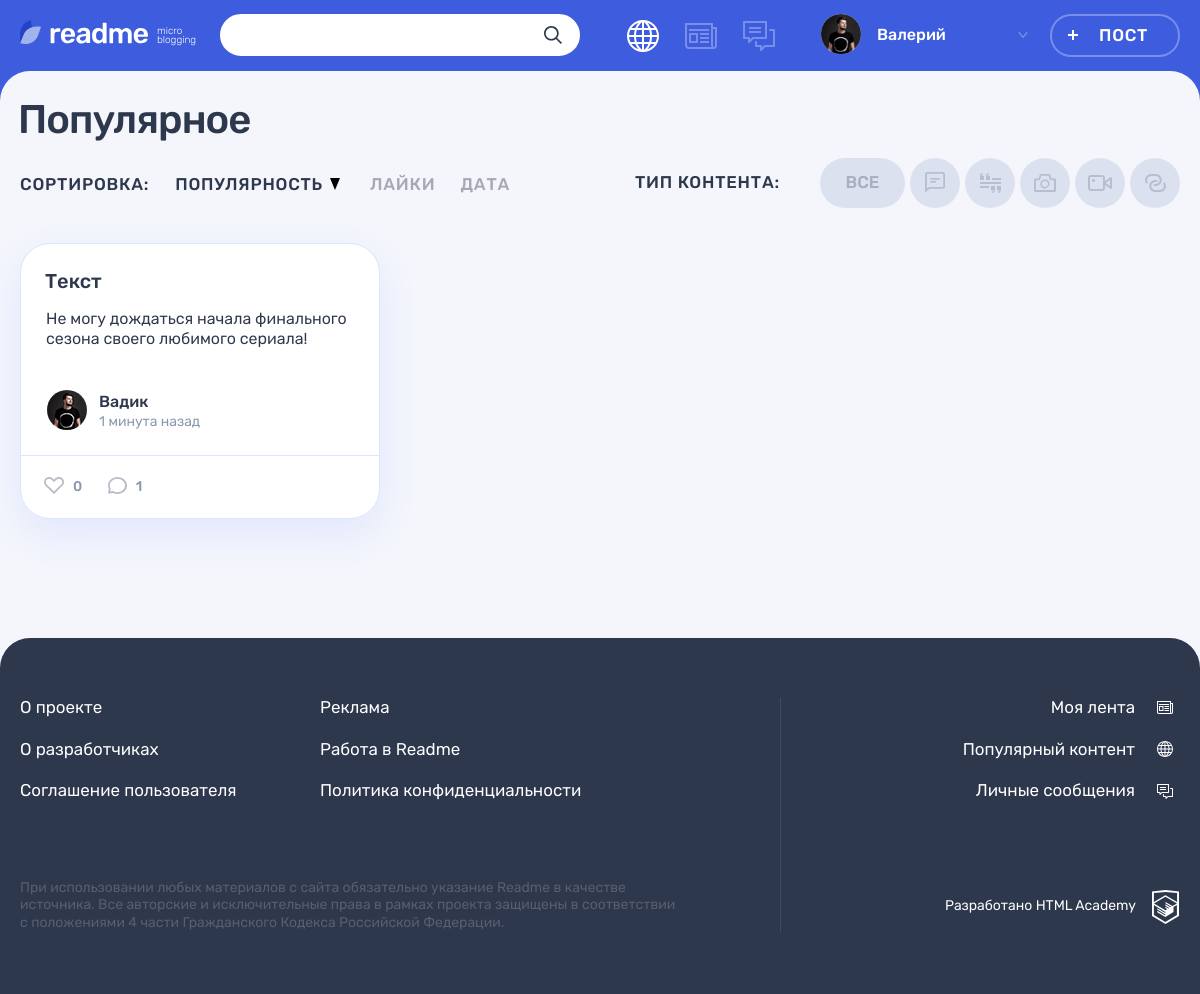
Page /?type_id=1 on the committed database.
### tables this page shows
CREATE TABLE content_types (
  id INT AUTO_INCREMENT PRIMARY KEY,
  type_name VARCHAR(255) NOT NULL UNIQUE,
  type_class VARCHAR(255) NOT NULL UNIQUE,
  icon_width INT,
  icon_height INT
);

CREATE TABLE posts (
  id INT AUTO_INCREMENT PRIMARY KEY,
  dt_add TIMESTAMP DEFAULT CURRENT_TIMESTAMP,
  user_id INT,
  content_type_id INT,
  title VARCHAR(255),
  content TEXT,
  quote_author VARCHAR(255),
  img_path VARCHAR(255),
  video_path VARCHAR(255),
  link_path VARCHAR(255),
  show_count INT
);

CREATE TABLE users (
  id INT AUTO_INCREMENT PRIMARY KEY,
  dt_add TIMESTAMP DEFAULT CURRENT_TIMESTAMP,
  email VARCHAR(128) NOT NULL UNIQUE,
  username VARCHAR(128) NOT NULL,
  password VARCHAR(64) NOT NULL,
  user_picture VARCHAR(255)
);

### helpers.php (called while the page is built, shortened)
<?php
function get_noun_plural_form(int $number, string $one, string $two, string $many): string
{
    $number = (int)$number;
    $mod10 = $number % 10;
    $mod100 = $number % 100;
    switch (true) {
        case ($mod10 === 1):
            return $one;
    }
}
function include_template($name, array $data = [])
{
    $name = 'templates/' . $name;
    extract($data);
    require $name;
    return ob_get_clean();
}
function hsc($str)
{
    return htmlspecialchars($str, ENT_QUOTES);
}
function reduce_text(string $text, int $max_symbols = 300)
{
    if (mb_strlen($text) <= $max_symbols) {
		return $text;
	}
    $words = explode(' ', $text);
    $word_counter = 0;
    $text = implode(' ', array_slice($words, 0, $word_counter));
    return $text . '...';
}
function get_date_diff_from_now(datetime $date)
{
    $date_now = date_create("now");
    $date_diff = date_diff($date_now, $date);
    $i_count = date_interval_format($date_diff, "%i");
    $h_count = date_interval_format($date_diff, "%h");
    $d_count = date_interval_format($date_diff, "%d");
    $m_count = date_interval_format($date_diff, "%m");
    $result = '';
    if ($m_count > 0) {
        $result = $m_count . ' ' . get_noun_plural_form($m_count, 'месяц', 'месяца', 'месяцев');
    } elseif ($d_count > 7) {
        $w_count =  round($d_count / 7, 0, PHP_ROUND_HALF_EVEN);
        $result = $w_count . ' ' . get_noun_plural_form($w_count, 'неделя', 'недели', 'недель');
    } elseif ($d_count <= 7 && $d_count > 0) {
        $result = $d_count . ' ' . get_noun_plural_form($d_count, 'день', 'дня', 'дней');
    } elseif ($h_count < 24 && $h_count > 0) {
        $result = $h_count . ' ' . get_noun_plural_form($h_count, 'час', 'часа', 'часов');
    } elseif ($i_count < 60) {
        $result = $i_count . ' ' . get_noun_plural_form($i_count, 'минута', 'минуты', 'минут');
    }
    return $result . ' назад';
}
function add_get_param($new_key, $new_value) {
    $params = $_GET;
    $params[$new_key] = $new_value;
    $query = http_build_query($params);
    return $url = "?" . $query;
}
function prepared_query(mysqli $db, string $sql, array $params, string $types = ""): mysqli_stmt
{
    $types = $types ?: str_repeat("s", count($params));
    $stmt = $db->prepare($sql);
    $stmt->bind_param($types, ...$params);
    $stmt->execute();
    return $stmt;
}
function select_query(mysqli $db, string $sql, array $params = [], string $types = ""): mysqli_result
{
    if (!$params) {
        return $db->query($sql);
    }
    return prepared_query($db, $sql, $params, $types)->get_result();
}

### templates/main.php (the view, shortened to what this page needs)
<section class="page__main page__main--popular">
    <div class="container">
        <h1 class="page__title page__title--popular">Популярное</h1>
    </div>
    <div class="popular container">
        <div class="popular__filters-wrapper">
            <div class="popular__sorting sorting">
                <b class="popular__sorting-caption sorting__caption">Сортировка:</b>
                <ul class="popular__sorting-list sorting__list">
                    <li class="sorting__item sorting__item--popular">
                        <a class="sorting__link sorting__link--active" href="#">
                            <span>Популярность</span>
                            <svg class="sorting__icon" width="10" height="12">
                                <use xlink:href="#icon-sort"></use>
                            </svg>
                        </a>
                    </li>
                    <li class="sorting__item">
                        <a class="sorting__link" href="#">
                            <span>Лайки</span>
                        </a>
                    </li>
                    <li class="sorting__item">
                        <a class="sorting__link" href="#">
                            <span>Дата</span>
                        </a>
                    </li>
                </ul>
            </div>
            <div class="popular__filters filters">
                <b class="popular__filters-caption filters__caption">Тип контента:</b>
                <ul class="popular__filters-list filters__list">
                    <li class="popular__filters-item popular__filters-item--all filters__item filters__item--all">
                        <a class="filters__button filters__button--ellipse filters__button--all <?= $filter_post_type_id === 0 ? 'filters__button--active' : '' ?>" href="/">
                            <span>Все</span>
                        </a>
                    </li>
                    <?php foreach ($content_types as $type): ?>
                    <li class="popular__filters-item filters__item">
                        <a class="filters__button filters__button--<?= hsc($type['type_class']) ?> button <?= $filter_post_type_id === $type['id'] ? 'filters__button--active' : '' ?>" href="<?= hsc(add_get_param('type_id', $type['id'])) ?>">
                            <svg
                                class="filters__icon"
                                width="<?= hsc($type['icon_width']) ?>"
                                height="<?= hsc($type['icon_height']) ?>"
                            >
                                <use xlink:href="#icon-filter-<?= hsc($type['type_class']) ?>"></use>
                            </svg>
                        </a>
                    </li>
                    <?php endforeach ?>
                </ul>
            </div>
        </div>
        <div class="popular__posts">
            <?php foreach ($posts as $post): ?>
            <?php $post_date = date_create($post['date']) ?>
            <article class="popular__post post <?= 'post-' . hsc($post['type_class']) ?>">
                <header class="post__header">
                    <a href="<?= '/post.php' . hsc(add_get_param('post_id', $post['id']))?>"><h2><?= hsc($post['type_name']) ?></h2></a>
                </header>
                <div class="post__main">
                    <?php if ($post['type_class'] === 'quote'): ?>
                    <blockquote>
                        <p><?= hsc($post['content']) ?></p>
                        <cite><?= hsc($post['username']) ?></cite>
                    </blockquote>
                    <?php elseif ($post['type_class'] === 'text'): ?>
                    <p><?= hsc(reduce_text($post['content'], 300)) ?></p>
                    <?php elseif ($post['type_class'] === 'photo'): ?>
                    <div class="post-photo__image-wrapper">
                        <img src="img/<?= hsc($post['content']) ?>" alt="Фото от пользователя" width="360" height="240">
                    </div>
                    <?php endif ?>
                </div>
                <footer class="post__footer">
                    <div class="post__author">
                        <a class="post__author-link" href="#" title="Автор">
                            <div class="post__avatar-wrapper">
                                <img class="post__author-avatar" src="img/<?= hsc($post['user_picture']) ?>" alt="Аватар пользователя">
                            </div>
                            <div class="post__info">
                                <b class="post__author-name"><?= hsc($post['username']) ?></b>
                                <time
                                    class="post__time"
                                    datetime="<?= hsc($post['date']) ?>"
                                    title="<?= hsc(date_format($post_date, 'd.m.Y H:i')) ?>"
                                ><?= hsc(get_date_diff_from_now($post_date)) ?></time>
                            </div>
                        </a>
                    </div>
                    <div class="post__indicators">
                        <div class="post__buttons">
                            <a class="post__indicator post__indicator--likes button" href="#" title="Лайк">
                                <svg class="post__indicator-icon" width="20" height="17">
                                    <use xlink:href="#icon-heart"></use>
                                </svg>
                                <span><?= hsc($post['like_count'] ?? 0) ?></span>
                            </a>
                            <a class="post__indicator post__indicator--comments button" href="#" title="Комментарии">
                                <svg class="post__indicator-icon" width="19" height="17">
                                    <use xlink:href="#icon-comment"></use>
                                </svg>
                                <span><?= hsc($post['comment_count'] ?? 0) ?></span>
                            </a>
                        </div>
                    </div>
                </footer>
            </article>
            <?php endforeach ?>
        </div>
    </div>
</section>

### rows in the picture
content_types: icon_width 20 (drawn)
content_types: icon_width 21 (drawn)
content_types: icon_width 22 (drawn)
content_types: icon_width 24 (drawn)
content_types: icon_width 21 (drawn)
posts: content_type.type_name "Текст", content "Не могу дождаться начала финального сезона своего любимого сериала!", user.user_picture (picture), user.username "Вадик", post_date "1 минута назад", like_count "0", comment_count "1"

### other values in the picture
hsc($user_name) "Валерий"
